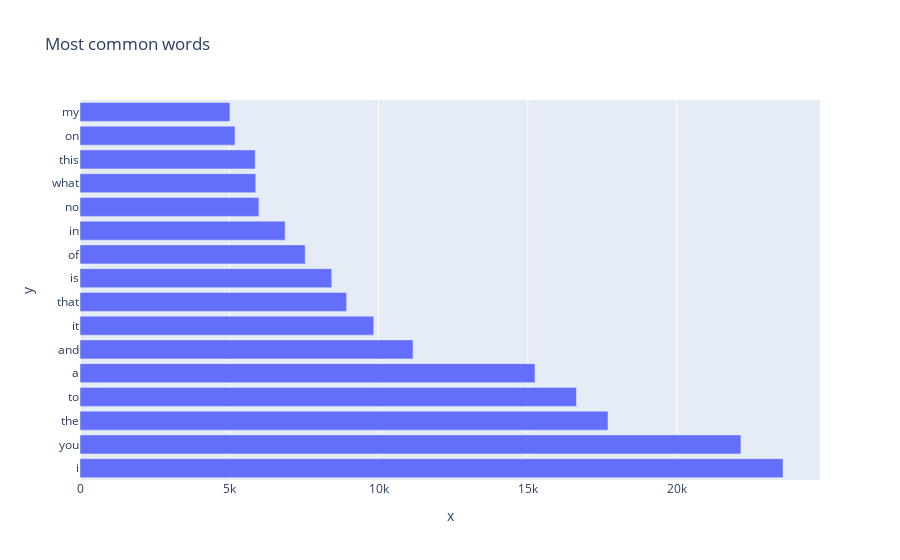
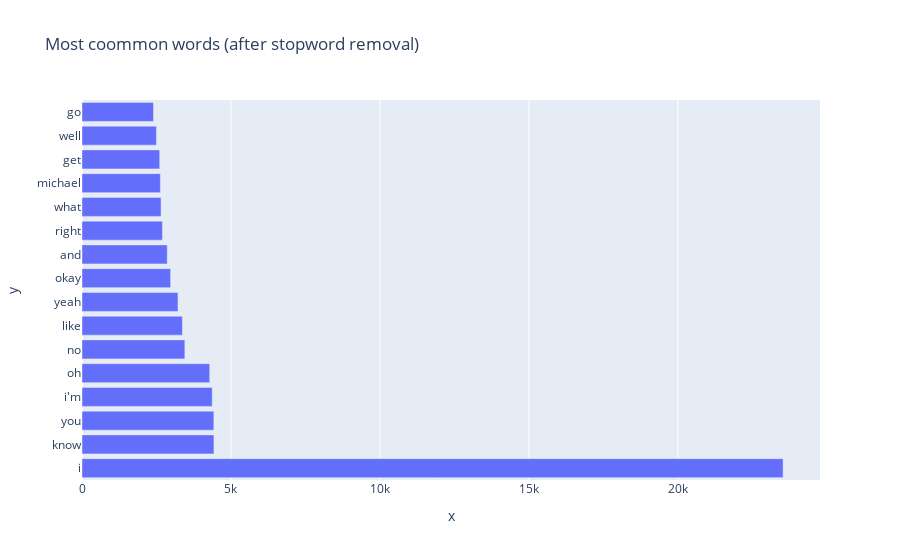

The code cell stored with these charts, in order, in its notebook:
### Code cell
fig1 = px.bar(y=df_allWordDist[:16].index, x=df_allWordDist[:16].values, orientation='h', title='Most common words')
fig2 = px.bar(y=df_allWordsExceptStopDist[:16].index, x=df_allWordsExceptStopDist[:16].values, orientation='h', title='Most commmon words (after stopword removal)')

fig1.show()
fig2.show()

### Figure 1 — Plotly figure (JSON) as saved in the notebook; plotly's stock layout.template omitted (floating-point values rounded to 4 significant figures)
{"data": [{"alignmentgroup": "True", "hovertemplate": "x=%{x}<br>y=%{y}<extra></extra>", "legendgroup": "", "marker": {"color": "#636efa", "pattern": {"shape": ""}}, "name": "", "offsetgroup": "", "orientation": "h", "showlegend": false, "textposition": "auto", "type": "bar", "x": [23549, 22138, 17686, 16632, 15241, 11156, 9838, 8932, 8432, 7542, 6871, 5993, 5887, 5868, 5191, 5021], "xaxis": "x", "y": ["i", "you", "the", "to", "a", "and", "it", "that", "is", "of", "in", "no", "what", "this", "on", "my"], "yaxis": "y"}], "layout": {"barmode": "relative", "legend": {"tracegroupgap": 0}, "title": {"text": "Most common words"}, "xaxis": {"anchor": "y", "domain": [0, 1], "title": {"text": "x"}}, "yaxis": {"anchor": "x", "domain": [0, 1], "title": {"text": "y"}}}}

### Figure 2 — Plotly figure (JSON) as saved in the notebook; plotly's stock layout.template omitted (floating-point values rounded to 4 significant figures)
{"data": [{"alignmentgroup": "True", "hovertemplate": "x=%{x}<br>y=%{y}<extra></extra>", "legendgroup": "", "marker": {"color": "#636efa", "pattern": {"shape": ""}}, "name": "", "offsetgroup": "", "orientation": "h", "showlegend": false, "textposition": "auto", "type": "bar", "x": [23531, 4428, 4425, 4370, 4286, 3452, 3369, 3221, 2973, 2861, 2699, 2653, 2630, 2608, 2498, 2400], "xaxis": "x", "y": ["i", "know", "you", "i'm", "oh", "no", "like", "yeah", "okay", "and", "right", "what", "michael", "get", "well", "go"], "yaxis": "y"}], "layout": {"barmode": "relative", "legend": {"tracegroupgap": 0}, "title": {"text": "Most coommon words (after stopword removal)"}, "xaxis": {"anchor": "y", "domain": [0, 1], "title": {"text": "x"}}, "yaxis": {"anchor": "x", "domain": [0, 1], "title": {"text": "y"}}}}
